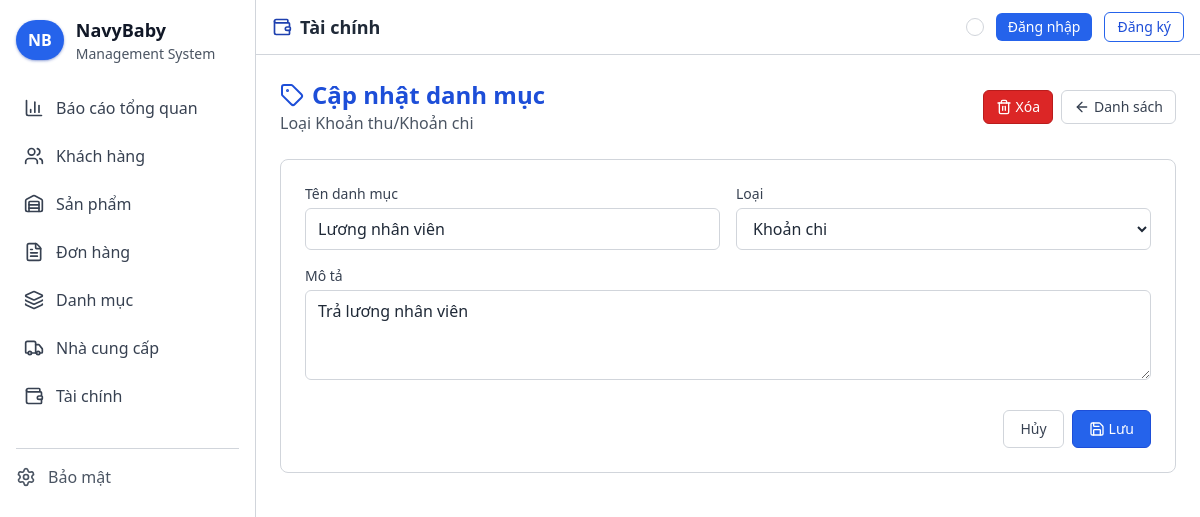
Page /tai-chinh/danh-muc/3/cap-nhat/ on the committed database.
### finance/models.py (models this page shows, shortened)
class FinanceCategory(models.Model):
    TYPE_CHOICES = [
        ("INCOME", "Khoản thu"),
        ("EXPENSE", "Khoản chi"),
    ]
    name = models.CharField(max_length=100)
    type = models.CharField(max_length=10, choices=TYPE_CHOICES)
    description = models.TextField(null=True, blank=True)

### finance/views.py (the view, shortened to what this page needs)
# urls.py: path('tai-chinh/danh-muc/<int:pk>/cap-nhat/', views.CategoryUpdateView.as_view(), name='category_update'),
class CategoryUpdateView(UpdateView):
    model = FinanceCategory
    form_class = FinanceCategoryForm
    template_name = 'finance/category_form.html'

### finance/forms.py
class FinanceCategoryForm(forms.ModelForm):
    class Meta:
        model = FinanceCategory
        fields = ["name", "type", "description"]
        widgets = {
            "name": forms.TextInput(attrs={
                'class': 'w-full bg-[#161616] border border-gray-800 rounded-md px-3 py-2 text-gray-200'
            }),
            "type": forms.Select(attrs={
                'class': 'w-full bg-[#161616] border border-gray-800 rounded-md px-3 py-2 text-gray-200'
            }),
            "description": forms.Textarea(attrs={
                'class': 'w-full bg-[#161616] border border-gray-800 rounded-md px-3 py-2 text-gray-200',
                'rows': 3,
            }),
        }

### templates/finance/category_form.html (shortened to what this page needs)
{% extends 'base.html' %}
{% load widget_tweaks %}
{% block navbar_icon %}wallet{% endblock %}
{% block navbar_title %}Tài chính{% endblock %}
{% block content %}
<div class="flex flex-col md:flex-row justify-between items-center mb-6">
  <div>
    <h2 class="text-2xl font-bold flex items-center text-blue-400">
      <i data-lucide="tag" class="w-6 h-6 mr-2"></i>{% if object %}Cập nhật danh mục{% else %}Thêm danh mục{% endif %}
    </h2>
    <p class="text-gray-400">Loại Khoản thu/Khoản chi</p>
  </div>
  {% if object %}
  <div class="flex items-center gap-2">
    <a href="{% url 'finance:category_delete' object.pk %}" class="px-3 py-1.5 rounded-md border text-sm transition bg-red-600 text-white border-red-700 hover:bg-red-500 flex items-center">
      <i data-lucide="trash-2" class="w-4 h-4 mr-1"></i>Xóa
    </a>
    <a href="{% url 'finance:category_list' %}" class="px-3 py-1.5 rounded-md border text-sm transition bg-[#161616] text-gray-300 border-gray-800 hover:border-gray-700 flex items-center">
      <i data-lucide="arrow-left" class="w-4 h-4 mr-1"></i>Danh sách
    </a>
  </div>
  {% else %}
    <a href="{% url 'finance:category_list' %}" class="px-3 py-1.5 rounded-md border text-sm transition bg-[#161616] text-gray-300 border-gray-800 hover:border-gray-700 flex items-center">
      <i data-lucide="arrow-left" class="w-4 h-4 mr-1"></i>Danh sách
    </a>
  {% endif %}
</div>
<div class="bg-[#121212] border border-gray-800 rounded-lg overflow-hidden">
  <form method="post" class="p-4 md:p-6">
    <div class="grid grid-cols-1 md:grid-cols-2 gap-4">
      <div>
        <label for="{{ form.name.id_for_label }}" class="block text-sm font-medium text-gray-300 mb-1">Tên danh mục</label>
        {% render_field form.name %}
      </div>
      <div>
        <label for="{{ form.type.id_for_label }}" class="block text-sm font-medium text-gray-300 mb-1">Loại</label>
        {% render_field form.type %}
      </div>
    </div>
    <div class="mt-4">
      <label for="{{ form.description.id_for_label }}" class="block text-sm font-medium text-gray-300 mb-1">Mô tả</label>
      {% render_field form.description %}
    </div>
    <div class="mt-6 flex items-center justify-end gap-2">
      <a href="{% url 'finance:category_list' %}" class="px-4 py-2 rounded-md border text-sm bg-[#161616] text-gray-300 border-gray-800 hover:border-gray-700">Hủy</a>
      <button type="submit" class="px-4 py-2 rounded-md border text-sm bg-blue-600 text-white border-blue-700 hover:bg-blue-500 flex items-center">
        <i data-lucide="save" class="w-4 h-4 mr-1"></i>Lưu
      </button>
    </div>
  </form>
</div>
{% endblock %}

### static/css/style.css (style rules this page uses)
body { background-color: #1b1b1b; color: #e5e7eb; }
button, a { transition: background-color .15s ease, border-color .15s ease, color .15s ease, transform .15s ease; }
[data-theme="light"] body { background-color: #f7f7f7 !important; color: #111827 !important; }
[data-theme="light"] .bg-\[\#121212\], [data-theme="light"] .bg-\[\#161616\], [data-theme="light"] .bg-\[\#1b1b1b\] { background-color: #ffffff !important; }
[data-theme="light"] .border-gray-800 { --tw-border-opacity: 1; border-color: rgb(209 213 219 / var(--tw-border-opacity)) !important; }
[data-theme="light"] .text-gray-200 { --tw-text-opacity: 1; color: rgb(31 41 55 / var(--tw-text-opacity)) !important; }
[data-theme="light"] .text-gray-300 { --tw-text-opacity: 1; color: rgb(55 65 81 / var(--tw-text-opacity)) !important; }
[data-theme="light"] .text-gray-400 { --tw-text-opacity: 1; color: rgb(75 85 99 / var(--tw-text-opacity)) !important; }
[data-theme="light"] ::placeholder { color: #9ca3af; opacity: 1; }
[data-theme="light"] .text-blue-400 { color: #1d4ed8 !important; }
html[data-theme="light"] .text-blue-400 { color: #1d4ed8 !important; }
[data-theme="light"] .text-gray-300 { color: #374151 !important; }

### rows in the picture
FinanceCategory: name "Lương nhân viên", type "Khoản chi", description "Trả lương nhân viên"
